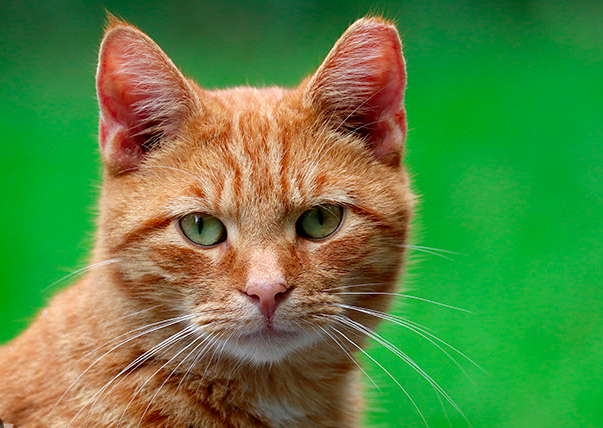
#> input picture test_cat.png, 603 x 428 px
$ python class4.py   (older library calls are emulated)
#> lines starting #> are read from the running program, lines starting #| are printed output that depends on the picture
import cv2
import numpy as np
import matplotlib.pyplot as plt

# 1. Load Image in Grayscale
image = cv2.imread('test_cat.png', cv2.IMREAD_GRAYSCALE)
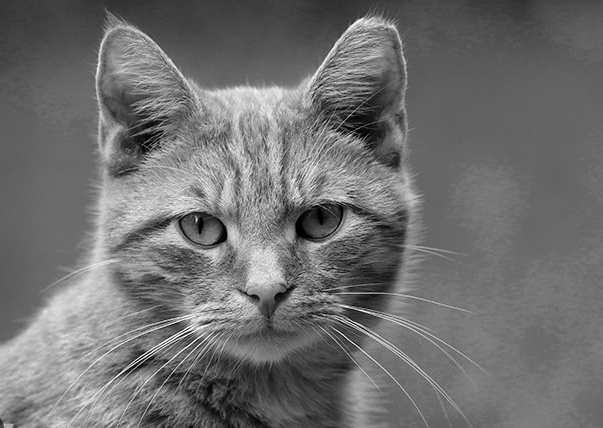
#> image: shape (428, 603); min 0, max 254, mean 111.7

# 2. Apply Gaussian Blur to remove minor noise
gaussian_blur = cv2.GaussianBlur(image, (5, 5), 0)

# 3. Apply Median Blur
median_blur = cv2.medianBlur(image, 5)
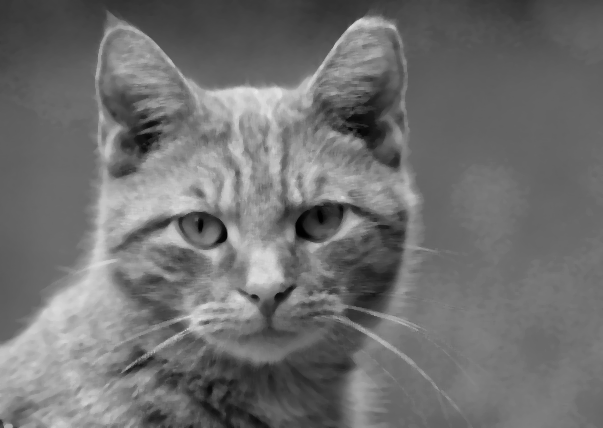
#> median_blur: shape (428, 603); min 0, max 231, mean 111.3

# 4. Apply Sobel Edge Detection (horizontal and vertical)
sobel_x = cv2.Sobel(gaussian_blur, cv2.CV_64F, 1, 0, ksize=3)  # Horizontal edges
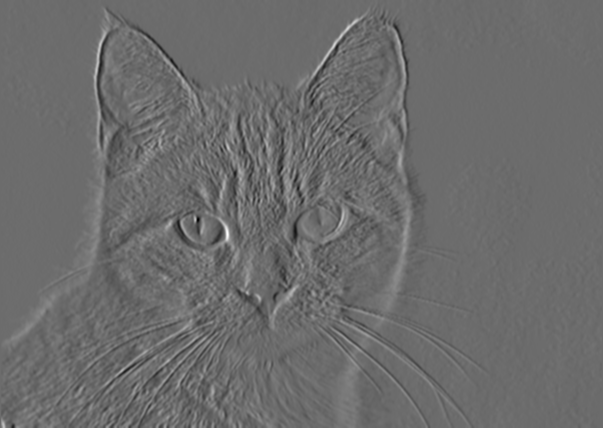
#> sobel_x: shape (428, 603) float64; min -333, max 451, mean 0.1; drawn with min black and max white
sobel_y = cv2.Sobel(gaussian_blur, cv2.CV_64F, 0, 1, ksize=3)  # Vertical edges
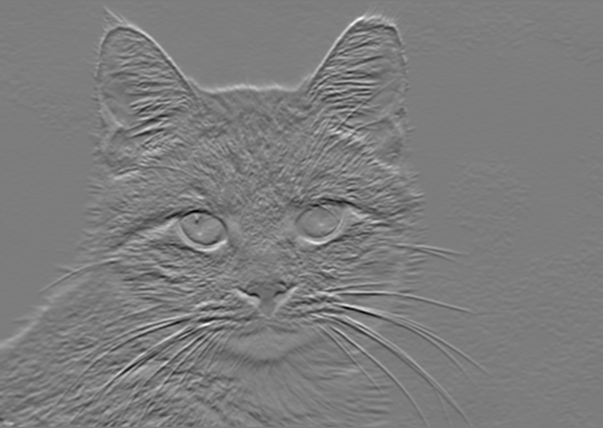
#> sobel_y: shape (428, 603) float64; min -374, max 389, mean 0.8; drawn with min black and max white

# Combine both directions
sobel_combined = cv2.magnitude(sobel_x, sobel_y)
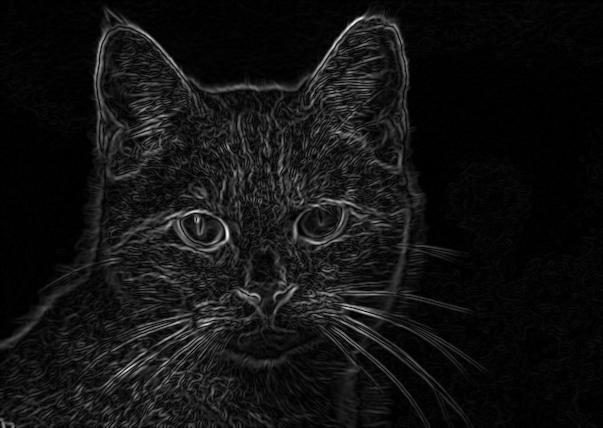
#> sobel_combined: shape (428, 603) float64; min 0, max 451.7, mean 32.5; drawn with min black and max white

# 5. Display Results
titles = ['Original', 'Gaussian Blur', 'Median Blur', 'Sobel X', 'Sobel Y', 'Sobel Combined']
images = [image, gaussian_blur, median_blur, sobel_x, sobel_y, sobel_combined]

plt.figure(figsize=(15, 8))
for i in range(6):
    plt.subplot(2, 3, i+1)
    plt.imshow(images[i], cmap='gray')
    plt.title(titles[i])
    plt.axis('off')

plt.tight_layout()
plt.show()
